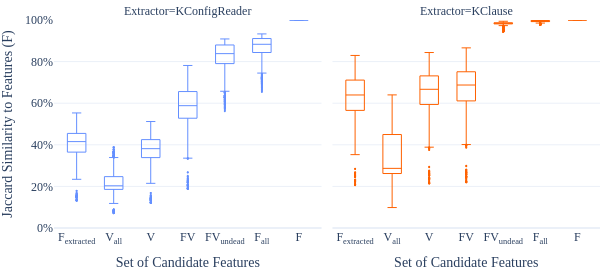

This figure's notebook cell:
### Code cell
# Jaccard similarity to features (RQ2)

print('extractor comparison:')
print('min=' + str(df_extractor_comparison['extractor_jaccard'].min()))
print('median=' + str(df_extractor_comparison['extractor_jaccard'].median()))
print('max=' + str(df_extractor_comparison['extractor_jaccard'].max()))

df_features_long = pd.melt(
    df_features,
    id_vars=['extractor'],
    value_vars=['extracted_features_jaccard', 'all_variables_jaccard', 'variables_jaccard', \
                'feature_variables_jaccard', 'undead_feature_variables_jaccard', 'all_feature_variables_jaccard', \
                'features_jaccard']
)
df_features_long.replace({'variable': 'extracted_features_jaccard'}, 'F<sub>extracted</sub>', inplace=True)
df_features_long.replace({'variable': 'all_variables_jaccard'}, 'V<sub>all</sub>', inplace=True)
df_features_long.replace({'variable': 'variables_jaccard'}, 'V', inplace=True)
df_features_long.replace({'variable': 'feature_variables_jaccard'}, 'FV', inplace=True)
df_features_long.replace({'variable': 'undead_feature_variables_jaccard'}, 'FV<sub>undead</sub>', inplace=True)
df_features_long.replace({'variable': 'all_feature_variables_jaccard'}, 'F<sub>all</sub>', inplace=True)
df_features_long.replace({'variable': 'features_jaccard'}, 'F', inplace=True)

fig = px.box(
    df_features_long,
    x='variable',
    y='value',
    range_y=[0, 1],
    color='extractor',
    facet_col='extractor',
    labels={'value': 'Jaccard Similarity to Features (F)', 'variable': 'Set of Candidate Features', 'extractor': 'Extractor'},
    category_orders={'variable': ['F<sub>extracted</sub>', 'V<sub>all</sub>', 'V', 'FV', 'FV<sub>undead</sub>', 'F<sub>all</sub>', 'F'],
                     'extractor': ['KConfigReader', 'KClause']},
)
fig.update_traces(width=0.5)
percentage_y_axis(fig)
style_box(fig, legend_position=None)
show(fig, 'features-jaccard', height=default_height, width=600, margin=dict(l=0, r=0, t=20, b=0))

### Figure 1 — Plotly figure (JSON) as saved in the notebook; plotly's stock layout.template omitted (floating-point values rounded to 4 significant figures; data arrays with more than 128 entries replaced by an {"elided": "..."} marker saying what was removed)
{"data": [{"alignmentgroup": "True", "fillcolor": "rgba(0,0,0,0)", "hovertemplate": "Extractor=KConfigReader<br>Set of Candidate Features=%{x}<br>Jaccard Similarity to Features (F)=%{y}<extra></extra>", "legendgroup": "KConfigReader", "line": {"width": 1}, "marker": {"color": "#648FFF", "size": 2}, "name": "KConfigReader", "notched": false, "offsetgroup": "KConfigReader", "orientation": "v", "showlegend": true, "type": "box", "width": 0.5, "x": {"elided": "23163 str values"}, "x0": " ", "xaxis": "x", "y": {"elided": "23163 float values"}, "y0": " ", "yaxis": "y"}, {"alignmentgroup": "True", "fillcolor": "rgba(0,0,0,0)", "hovertemplate": "Extractor=KClause<br>Set of Candidate Features=%{x}<br>Jaccard Similarity to Features (F)=%{y}<extra></extra>", "legendgroup": "KClause", "line": {"width": 1}, "marker": {"color": "#FE6100", "size": 2}, "name": "KClause", "notched": false, "offsetgroup": "KClause", "orientation": "v", "showlegend": true, "type": "box", "width": 0.5, "x": {"elided": "23163 str values"}, "x0": " ", "xaxis": "x2", "y": {"elided": "23163 float values"}, "y0": " ", "yaxis": "y2"}], "layout": {"annotations": [{"font": {}, "showarrow": false, "text": "Extractor=KConfigReader", "x": 0.245, "xanchor": "center", "xref": "paper", "y": 1, "yanchor": "bottom", "yref": "paper"}, {"font": {}, "showarrow": false, "text": "Extractor=KClause", "x": 0.755, "xanchor": "center", "xref": "paper", "y": 1, "yanchor": "bottom", "yref": "paper"}], "boxmode": "group", "font": {"family": "Linux Biolinum"}, "height": 270, "legend": {"title": {"text": "Extractor"}, "tracegroupgap": 0}, "margin": {"b": 0, "l": 0, "r": 0, "t": 20}, "showlegend": false, "width": 600, "xaxis": {"anchor": "y", "categoryarray": ["F<sub>extracted</sub>", "V<sub>all</sub>", "V", "FV", "FV<sub>undead</sub>", "F<sub>all</sub>", "F"], "categoryorder": "array", "domain": [0, 0.49], "title": {"text": "Set of Candidate Features"}}, "xaxis2": {"anchor": "y2", "categoryarray": ["F<sub>extracted</sub>", "V<sub>all</sub>", "V", "FV", "FV<sub>undead</sub>", "F<sub>all</sub>", "F"], "categoryorder": "array", "domain": [0.51, 1], "matches": "x", "title": {"text": "Set of Candidate Features"}}, "yaxis": {"anchor": "x", "domain": [0, 1], "range": [0, 1], "tickformat": ",.0%", "title": {"text": "Jaccard Similarity to Features (F)"}}, "yaxis2": {"anchor": "x2", "domain": [0, 1], "matches": "y", "showticklabels": false}}}
